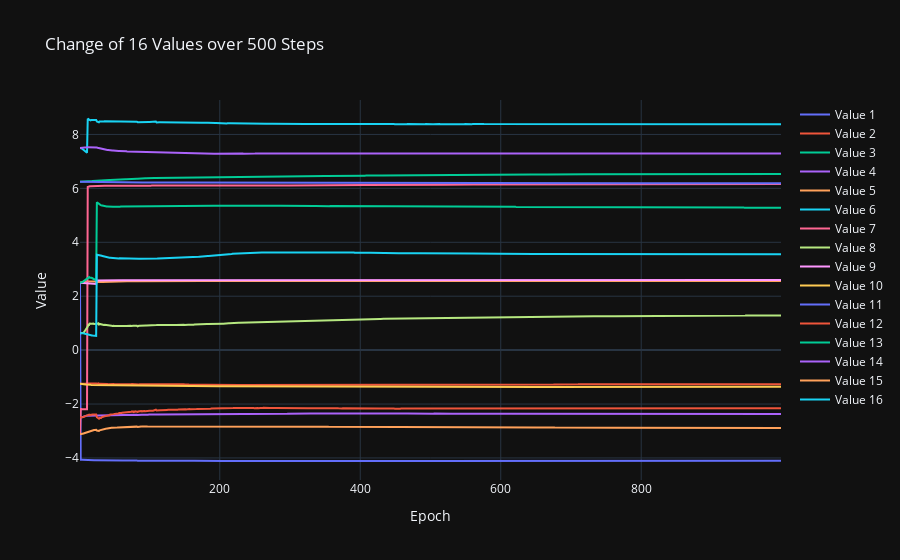

Write notebook code for a chart like this one.
### Markdown cell above
## Mean value

### Code cell
## plotting
import numpy as np
import plotly.graph_objects as go


means = []
for mean_idx in range(16):
    means.append(raw_data[f"mean{mean_idx}"])

    
data = np.stack(means, axis=1)
print(data.shape)

# Preparing data for plotting
epochs = np.arange(1, data.shape[0])
traces = []
for i in range(data.shape[1]):
    traces.append(go.Scatter(x=epochs, y=data[:, i], mode='lines', name=f'Value {i+1}'))

# Plotting with Plotly
layout = go.Layout(title='Change of 16 Values over 500 Steps',
                   xaxis=dict(title='Epoch'),
                   yaxis=dict(title='Value'),
                   template='plotly_dark')

fig = go.Figure(data=traces, layout=layout)
fig.show()

### Figure 1 — Plotly figure (JSON) as saved in the notebook; plotly's stock layout.template omitted (floating-point values rounded to 4 significant figures; data arrays with more than 128 entries replaced by an {"elided": "..."} marker saying what was removed)
{"data": [{"mode": "lines", "name": "Value 1", "type": "scatter", "x": {"elided": "999 int values"}, "y": {"elided": "1000 float values"}}, {"mode": "lines", "name": "Value 2", "type": "scatter", "x": {"elided": "999 int values"}, "y": {"elided": "1000 float values"}}, {"mode": "lines", "name": "Value 3", "type": "scatter", "x": {"elided": "999 int values"}, "y": {"elided": "1000 float values"}}, {"mode": "lines", "name": "Value 4", "type": "scatter", "x": {"elided": "999 int values"}, "y": {"elided": "1000 float values"}}, {"mode": "lines", "name": "Value 5", "type": "scatter", "x": {"elided": "999 int values"}, "y": {"elided": "1000 float values"}}, {"mode": "lines", "name": "Value 6", "type": "scatter", "x": {"elided": "999 int values"}, "y": {"elided": "1000 float values"}}, {"mode": "lines", "name": "Value 7", "type": "scatter", "x": {"elided": "999 int values"}, "y": {"elided": "1000 float values"}}, {"mode": "lines", "name": "Value 8", "type": "scatter", "x": {"elided": "999 int values"}, "y": {"elided": "1000 float values"}}, {"mode": "lines", "name": "Value 9", "type": "scatter", "x": {"elided": "999 int values"}, "y": {"elided": "1000 float values"}}, {"mode": "lines", "name": "Value 10", "type": "scatter", "x": {"elided": "999 int values"}, "y": {"elided": "1000 float values"}}, {"mode": "lines", "name": "Value 11", "type": "scatter", "x": {"elided": "999 int values"}, "y": {"elided": "1000 float values"}}, {"mode": "lines", "name": "Value 12", "type": "scatter", "x": {"elided": "999 int values"}, "y": {"elided": "1000 float values"}}, {"mode": "lines", "name": "Value 13", "type": "scatter", "x": {"elided": "999 int values"}, "y": {"elided": "1000 float values"}}, {"mode": "lines", "name": "Value 14", "type": "scatter", "x": {"elided": "999 int values"}, "y": {"elided": "1000 float values"}}, {"mode": "lines", "name": "Value 15", "type": "scatter", "x": {"elided": "999 int values"}, "y": {"elided": "1000 float values"}}, {"mode": "lines", "name": "Value 16", "type": "scatter", "x": {"elided": "999 int values"}, "y": {"elided": "1000 float values"}}], "layout": {"title": {"text": "Change of 16 Values over 500 Steps"}, "xaxis": {"title": {"text": "Epoch"}}, "yaxis": {"title": {"text": "Value"}}}}
